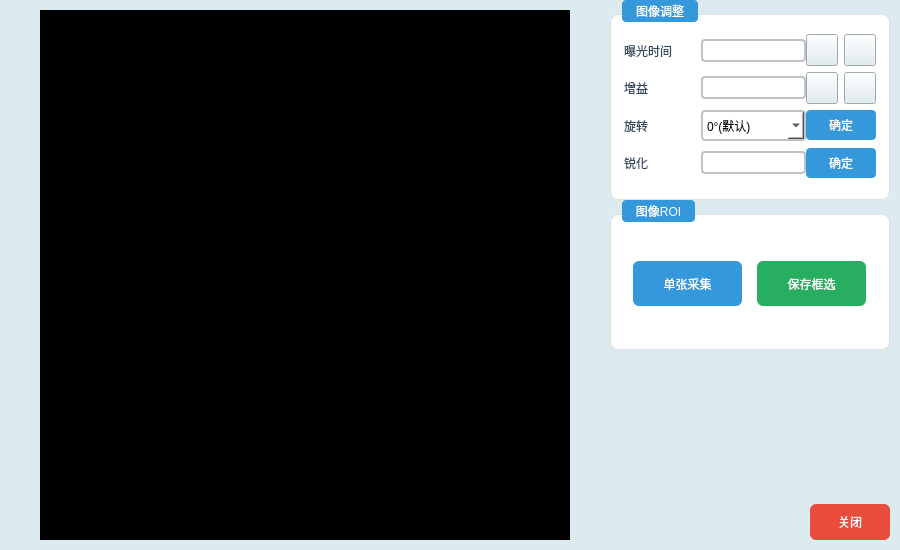
<?xml version="1.0" encoding="UTF-8"?>
<ui version="4.0">
 <class>SettingClass</class>
 <widget class="QMainWindow" name="SettingClass">
  <property name="geometry">
   <rect>
    <x>0</x>
    <y>0</y>
    <width>900</width>
    <height>550</height>
   </rect>
  </property>
  <property name="minimumSize">
   <size>
    <width>900</width>
    <height>550</height>
   </size>
  </property>
  <property name="maximumSize">
   <size>
    <width>900</width>
    <height>550</height>
   </size>
  </property>
  <property name="windowTitle">
   <string>参数设置</string>
  </property>
  <property name="windowIcon">
   <iconset resource="../OCRdemo.qrc">
    <normaloff>:/PIC/Resources/PICs/Bianji.png</normaloff>:/PIC/Resources/PICs/Bianji.png</iconset>
  </property>
  <property name="styleSheet">
   <string notr="true">background-color:rgb(220, 235, 240);</string>
  </property>
  <widget class="QWidget" name="centralWidget">
   <layout class="QVBoxLayout" name="mainLayout">
    <property name="spacing">
     <number>0</number>
    </property>
    <property name="leftMargin">
     <number>0</number>
    </property>
    <property name="topMargin">
     <number>0</number>
    </property>
    <property name="rightMargin">
     <number>0</number>
    </property>
    <property name="bottomMargin">
     <number>0</number>
    </property>
    <item>
     <layout class="QHBoxLayout" name="mainArea">
      <property name="spacing">
       <number>0</number>
      </property>
      <item>
       <spacer name="horizontalSpacer_2">
        <property name="orientation">
         <enum>Qt::Orientation::Horizontal</enum>
        </property>
        <property name="sizeHint" stdset="0">
         <size>
          <width>40</width>
          <height>20</height>
         </size>
        </property>
       </spacer>
      </item>
      <item>
       <widget class="MyLabel" name="label">
        <property name="sizePolicy">
         <sizepolicy hsizetype="Minimum" vsizetype="Minimum">
          <horstretch>6</horstretch>
          <verstretch>0</verstretch>
         </sizepolicy>
        </property>
        <property name="minimumSize">
         <size>
          <width>530</width>
          <height>530</height>
         </size>
        </property>
        <property name="maximumSize">
         <size>
          <width>530</width>
          <height>530</height>
         </size>
        </property>
        <property name="styleSheet">
         <string notr="true">background-color: rgb(0, 0, 0);</string>
        </property>
        <property name="frameShape">
         <enum>QFrame::Shape::Box</enum>
        </property>
       </widget>
      </item>
      <item>
       <spacer name="horizontalSpacer">
        <property name="orientation">
         <enum>Qt::Orientation::Horizontal</enum>
        </property>
        <property name="sizeHint" stdset="0">
         <size>
          <width>40</width>
          <height>20</height>
         </size>
        </property>
       </spacer>
      </item>
      <item>
       <layout class="QVBoxLayout" name="rightPanel">
        <property name="spacing">
         <number>0</number>
        </property>
        <item>
         <widget class="QGroupBox" name="groupBox_2">
          <property name="minimumSize">
           <size>
            <width>280</width>
            <height>200</height>
           </size>
          </property>
          <property name="maximumSize">
           <size>
            <width>280</width>
            <height>200</height>
           </size>
          </property>
          <property name="styleSheet">
           <string notr="true">QGroupBox{font: bold 14px &quot;Microsoft YaHei&quot;; color: #2c3e50; border: 1px solid #e0e0e0; border-radius: 8px; margin-top: 14px; padding-top: 18px; background: #ffffff;}
QGroupBox::title{subcontrol-origin: margin; left: 12px; padding: 4px 12px; background: #3498db; color: white; border-radius: 4px;}</string>
          </property>
          <property name="title">
           <string>图像调整</string>
          </property>
          <layout class="QVBoxLayout" name="gbLayout1">
           <property name="spacing">
            <number>0</number>
           </property>
           <item>
            <layout class="QHBoxLayout" name="hl_exp">
             <item>
              <widget class="QLabel" name="label_2">
               <property name="minimumSize">
                <size>
                 <width>71</width>
                 <height>37</height>
                </size>
               </property>
               <property name="maximumSize">
                <size>
                 <width>71</width>
                 <height>37</height>
                </size>
               </property>
               <property name="styleSheet">
                <string notr="true">font: bold 13px &quot;Microsoft YaHei&quot;; color: #34495e; background: transparent;</string>
               </property>
               <property name="text">
                <string>曝光时间</string>
               </property>
              </widget>
             </item>
             <item>
              <widget class="QLineEdit" name="lineEdit">
               <property name="minimumSize">
                <size>
                 <width>105</width>
                 <height>23</height>
                </size>
               </property>
               <property name="maximumSize">
                <size>
                 <width>105</width>
                 <height>23</height>
                </size>
               </property>
               <property name="styleSheet">
                <string notr="true">QLineEdit{font: 13px &quot;Microsoft YaHei&quot;; border: 2px solid #bdc3c7; border-radius: 4px; background: white;}
QLineEdit:focus{border-color: #3498db;}</string>
               </property>
              </widget>
             </item>
             <item>
              <widget class="QToolButton" name="toolButton_7">
               <property name="minimumSize">
                <size>
                 <width>32</width>
                 <height>32</height>
                </size>
               </property>
               <property name="maximumSize">
                <size>
                 <width>32</width>
                 <height>32</height>
                </size>
               </property>
               <property name="text">
                <string/>
               </property>
               <property name="icon">
                <iconset resource="../OCRdemo.qrc">
                 <normaloff>:/PIC/Resources/PICs/Moon.png</normaloff>:/PIC/Resources/PICs/Moon.png</iconset>
               </property>
              </widget>
             </item>
             <item>
              <widget class="QToolButton" name="toolButton_5">
               <property name="minimumSize">
                <size>
                 <width>32</width>
                 <height>32</height>
                </size>
               </property>
               <property name="maximumSize">
                <size>
                 <width>32</width>
                 <height>32</height>
                </size>
               </property>
               <property name="text">
                <string/>
               </property>
               <property name="icon">
                <iconset resource="../OCRdemo.qrc">
                 <normaloff>:/PIC/Resources/PICs/Sun.png</normaloff>:/PIC/Resources/PICs/Sun.png</iconset>
               </property>
              </widget>
             </item>
            </layout>
           </item>
           <item>
            <layout class="QHBoxLayout" name="hl_gain">
             <item>
              <widget class="QLabel" name="label_3">
               <property name="minimumSize">
                <size>
                 <width>71</width>
                 <height>36</height>
                </size>
               </property>
               <property name="maximumSize">
                <size>
                 <width>71</width>
                 <height>36</height>
                </size>
               </property>
               <property name="styleSheet">
                <string notr="true">font: bold 13px &quot;Microsoft YaHei&quot;; color: #34495e; background: transparent;</string>
               </property>
               <property name="text">
                <string>增益</string>
               </property>
              </widget>
             </item>
             <item>
              <widget class="QLineEdit" name="lineEdit_2">
               <property name="minimumSize">
                <size>
                 <width>105</width>
                 <height>23</height>
                </size>
               </property>
               <property name="maximumSize">
                <size>
                 <width>105</width>
                 <height>23</height>
                </size>
               </property>
               <property name="styleSheet">
                <string notr="true">QLineEdit{font: 13px &quot;Microsoft YaHei&quot;; border: 2px solid #bdc3c7; border-radius: 4px; background: white;}
QLineEdit:focus{border-color: #3498db;}</string>
               </property>
              </widget>
             </item>
             <item>
              <widget class="QToolButton" name="toolButton_8">
               <property name="minimumSize">
                <size>
                 <width>32</width>
                 <height>32</height>
                </size>
               </property>
               <property name="maximumSize">
                <size>
                 <width>32</width>
                 <height>32</height>
                </size>
               </property>
               <property name="text">
                <string/>
               </property>
               <property name="icon">
                <iconset resource="../OCRdemo.qrc">
                 <normaloff>:/PIC/Resources/PICs/Moon.png</normaloff>:/PIC/Resources/PICs/Moon.png</iconset>
               </property>
              </widget>
             </item>
             <item>
              <widget class="QToolButton" name="toolButton_6">
               <property name="minimumSize">
                <size>
                 <width>32</width>
                 <height>32</height>
                </size>
               </property>
               <property name="maximumSize">
                <size>
                 <width>32</width>
                 <height>32</height>
                </size>
               </property>
               <property name="text">
                <string/>
               </property>
               <property name="icon">
                <iconset resource="../OCRdemo.qrc">
                 <normaloff>:/PIC/Resources/PICs/Sun.png</normaloff>:/PIC/Resources/PICs/Sun.png</iconset>
               </property>
              </widget>
             </item>
            </layout>
           </item>
           <item>
            <layout class="QHBoxLayout" name="hl_rot">
             <item>
              <widget class="QLabel" name="label_5">
               <property name="minimumSize">
                <size>
                 <width>71</width>
                 <height>37</height>
                </size>
               </property>
               <property name="maximumSize">
                <size>
                 <width>71</width>
                 <height>37</height>
                </size>
               </property>
               <property name="styleSheet">
                <string notr="true">font: bold 13px &quot;Microsoft YaHei&quot;; color: #34495e; background: transparent;</string>
               </property>
               <property name="text">
                <string>旋转</string>
               </property>
              </widget>
             </item>
             <item>
              <widget class="QComboBox" name="comboBox">
               <property name="minimumSize">
                <size>
                 <width>105</width>
                 <height>31</height>
                </size>
               </property>
               <property name="maximumSize">
                <size>
                 <width>105</width>
                 <height>31</height>
                </size>
               </property>
               <property name="styleSheet">
                <string notr="true">QComboBox{font: 13px &quot;Microsoft YaHei&quot;; border: 2px solid #bdc3c7; border-radius: 4px; background: white; padding: 4px;}
QComboBox:focus{border-color: #3498db;}</string>
               </property>
               <item>
                <property name="text">
                 <string>0°(默认)</string>
                </property>
               </item>
               <item>
                <property name="text">
                 <string>90°(顺时针)</string>
                </property>
               </item>
               <item>
                <property name="text">
                 <string>180°(顺时针)</string>
                </property>
               </item>
               <item>
                <property name="text">
                 <string>270°(顺时针)</string>
                </property>
               </item>
              </widget>
             </item>
             <item>
              <widget class="QPushButton" name="pushButton_12">
               <property name="minimumSize">
                <size>
                 <width>70</width>
                 <height>30</height>
                </size>
               </property>
               <property name="maximumSize">
                <size>
                 <width>70</width>
                 <height>30</height>
                </size>
               </property>
               <property name="styleSheet">
                <string notr="true">QPushButton{font: bold 12px &quot;Microsoft YaHei&quot;; background: #3498db; color: white; border-radius: 4px;}
QPushButton:hover{background: #2980b9;}</string>
               </property>
               <property name="text">
                <string>确定</string>
               </property>
              </widget>
             </item>
            </layout>
           </item>
           <item>
            <layout class="QHBoxLayout" name="hl_sharp">
             <item>
              <widget class="QLabel" name="label_4">
               <property name="minimumSize">
                <size>
                 <width>71</width>
                 <height>36</height>
                </size>
               </property>
               <property name="maximumSize">
                <size>
                 <width>71</width>
                 <height>36</height>
                </size>
               </property>
               <property name="styleSheet">
                <string notr="true">font: bold 13px &quot;Microsoft YaHei&quot;; color: #34495e; background: transparent;</string>
               </property>
               <property name="text">
                <string>锐化</string>
               </property>
              </widget>
             </item>
             <item>
              <widget class="QLineEdit" name="lineEdit_3">
               <property name="minimumSize">
                <size>
                 <width>105</width>
                 <height>23</height>
                </size>
               </property>
               <property name="maximumSize">
                <size>
                 <width>105</width>
                 <height>23</height>
                </size>
               </property>
               <property name="styleSheet">
                <string notr="true">QLineEdit{font: 13px &quot;Microsoft YaHei&quot;; border: 2px solid #bdc3c7; border-radius: 4px; background: white;}
QLineEdit:focus{border-color: #3498db;}</string>
               </property>
              </widget>
             </item>
             <item>
              <widget class="QPushButton" name="pushButton_8">
               <property name="minimumSize">
                <size>
                 <width>70</width>
                 <height>30</height>
                </size>
               </property>
               <property name="maximumSize">
                <size>
                 <width>70</width>
                 <height>30</height>
                </size>
               </property>
               <property name="styleSheet">
                <string notr="true">QPushButton{font: bold 12px &quot;Microsoft YaHei&quot;; background: #3498db; color: white; border-radius: 4px;}
QPushButton:hover{background: #2980b9;}</string>
               </property>
               <property name="text">
                <string>确定</string>
               </property>
              </widget>
             </item>
            </layout>
           </item>
          </layout>
         </widget>
        </item>
        <item>
         <widget class="QGroupBox" name="groupBox_3">
          <property name="minimumSize">
           <size>
            <width>280</width>
            <height>150</height>
           </size>
          </property>
          <property name="maximumSize">
           <size>
            <width>280</width>
            <height>150</height>
           </size>
          </property>
          <property name="styleSheet">
           <string notr="true">QGroupBox{font: bold 14px &quot;Microsoft YaHei&quot;; color: #2c3e50; border: 1px solid #e0e0e0; border-radius: 8px; margin-top: 14px; padding-top: 18px; background: #ffffff;}
QGroupBox::title{subcontrol-origin: margin; left: 12px; padding: 4px 12px; background: #3498db; color: white; border-radius: 4px;}</string>
          </property>
          <property name="title">
           <string>图像ROI</string>
          </property>
          <layout class="QHBoxLayout" name="gbLayout2">
           <item>
            <widget class="QToolButton" name="toolButton_2">
             <property name="minimumSize">
              <size>
               <width>109</width>
               <height>45</height>
              </size>
             </property>
             <property name="maximumSize">
              <size>
               <width>109</width>
               <height>45</height>
              </size>
             </property>
             <property name="styleSheet">
              <string notr="true">QToolButton{font: bold 13px &quot;Microsoft YaHei&quot;; background: #3498db; color: white; border-radius: 6px; padding: 6px;}
QToolButton:hover{background: #2980b9;}</string>
             </property>
             <property name="text">
              <string>单张采集</string>
             </property>
             <property name="icon">
              <iconset resource="../OCRdemo.qrc">
               <normaloff>:/PNG/Resources/PNG/DZCJ1.png</normaloff>:/PNG/Resources/PNG/DZCJ1.png</iconset>
             </property>
             <property name="iconSize">
              <size>
               <width>20</width>
               <height>20</height>
              </size>
             </property>
             <property name="toolButtonStyle">
              <enum>Qt::ToolButtonStyle::ToolButtonTextBesideIcon</enum>
             </property>
            </widget>
           </item>
           <item>
            <widget class="QToolButton" name="toolButton_3">
             <property name="minimumSize">
              <size>
               <width>109</width>
               <height>45</height>
              </size>
             </property>
             <property name="maximumSize">
              <size>
               <width>109</width>
               <height>45</height>
              </size>
             </property>
             <property name="styleSheet">
              <string notr="true">QToolButton{font: bold 13px &quot;Microsoft YaHei&quot;; background: #27ae60; color: white; border-radius: 6px; padding: 6px;}
QToolButton:hover{background: #229954;}</string>
             </property>
             <property name="text">
              <string>保存框选</string>
             </property>
             <property name="icon">
              <iconset resource="../OCRdemo.qrc">
               <normaloff>:/PNG/Resources/PNG/KXFW.png</normaloff>:/PNG/Resources/PNG/KXFW.png</iconset>
             </property>
             <property name="iconSize">
              <size>
               <width>20</width>
               <height>20</height>
              </size>
             </property>
             <property name="toolButtonStyle">
              <enum>Qt::ToolButtonStyle::ToolButtonTextBesideIcon</enum>
             </property>
            </widget>
           </item>
          </layout>
         </widget>
        </item>
        <item>
         <spacer name="verticalSpacer">
          <property name="orientation">
           <enum>Qt::Orientation::Vertical</enum>
          </property>
          <property name="sizeType">
           <enum>QSizePolicy::Policy::MinimumExpanding</enum>
          </property>
          <property name="sizeHint" stdset="0">
           <size>
            <width>40</width>
            <height>20</height>
           </size>
          </property>
         </spacer>
        </item>
        <item>
         <spacer name="verticalSpacer_5">
          <property name="orientation">
           <enum>Qt::Orientation::Vertical</enum>
          </property>
          <property name="sizeHint" stdset="0">
           <size>
            <width>20</width>
            <height>40</height>
           </size>
          </property>
         </spacer>
        </item>
        <item>
         <spacer name="verticalSpacer_4">
          <property name="orientation">
           <enum>Qt::Orientation::Vertical</enum>
          </property>
          <property name="sizeHint" stdset="0">
           <size>
            <width>20</width>
            <height>40</height>
           </size>
          </property>
         </spacer>
        </item>
        <item>
         <spacer name="verticalSpacer_3">
          <property name="orientation">
           <enum>Qt::Orientation::Vertical</enum>
          </property>
          <property name="sizeHint" stdset="0">
           <size>
            <width>20</width>
            <height>40</height>
           </size>
          </property>
         </spacer>
        </item>
        <item>
         <layout class="QHBoxLayout" name="horizontalLayout">
          <item>
           <spacer name="horizontalSpacer_3">
            <property name="orientation">
             <enum>Qt::Orientation::Horizontal</enum>
            </property>
            <property name="sizeHint" stdset="0">
             <size>
              <width>40</width>
              <height>20</height>
             </size>
            </property>
           </spacer>
          </item>
          <item>
           <widget class="QPushButton" name="btnClose">
            <property name="minimumSize">
             <size>
              <width>80</width>
              <height>36</height>
             </size>
            </property>
            <property name="maximumSize">
             <size>
              <width>80</width>
              <height>36</height>
             </size>
            </property>
            <property name="styleSheet">
             <string notr="true">QPushButton{font: bold 12px &quot;Microsoft YaHei&quot;; background: #e74c3c; color: white; border-radius: 6px; padding: 6px 14px;}
QPushButton:hover{background: #c0392b;}</string>
            </property>
            <property name="text">
             <string>关闭</string>
            </property>
            <property name="icon">
             <iconset resource="../OCRdemo.qrc">
              <normaloff>:/PIC/Resources/PICs/Fanhui.png</normaloff>:/PIC/Resources/PICs/Fanhui.png</iconset>
            </property>
            <property name="iconSize">
             <size>
              <width>20</width>
              <height>20</height>
             </size>
            </property>
           </widget>
          </item>
         </layout>
        </item>
        <item>
         <spacer name="verticalSpacer_2">
          <property name="orientation">
           <enum>Qt::Orientation::Vertical</enum>
          </property>
          <property name="sizeType">
           <enum>QSizePolicy::Policy::Minimum</enum>
          </property>
          <property name="sizeHint" stdset="0">
           <size>
            <width>10</width>
            <height>10</height>
           </size>
          </property>
         </spacer>
        </item>
       </layout>
      </item>
      <item>
       <spacer name="horizontalSpacer_4">
        <property name="orientation">
         <enum>Qt::Orientation::Horizontal</enum>
        </property>
        <property name="sizeType">
         <enum>QSizePolicy::Policy::Minimum</enum>
        </property>
        <property name="sizeHint" stdset="0">
         <size>
          <width>10</width>
          <height>20</height>
         </size>
        </property>
       </spacer>
      </item>
     </layout>
    </item>
   </layout>
  </widget>
 </widget>
 <layoutdefault spacing="6" margin="11"/>
 <customwidgets>
  <customwidget>
   <class>MyLabel</class>
   <extends>QLabel</extends>
   <header location="global">mylabel.h</header>
  </customwidget>
 </customwidgets>
 <resources>
  <include location="../OCRdemo.qrc"/>
 </resources>
 <connections/>
</ui>
